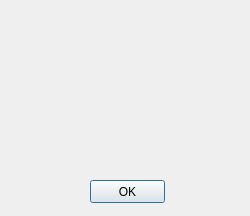
<?xml version="1.0" encoding="UTF-8"?>
<ui version="4.0">
 <class>TimeWiseFeedback</class>
 <widget class="QWidget" name="TimeWiseFeedback">
  <property name="geometry">
   <rect>
    <x>0</x>
    <y>0</y>
    <width>250</width>
    <height>216</height>
   </rect>
  </property>
  <property name="minimumSize">
   <size>
    <width>250</width>
    <height>216</height>
   </size>
  </property>
  <property name="maximumSize">
   <size>
    <width>250</width>
    <height>216</height>
   </size>
  </property>
  <property name="windowTitle">
   <string>TimeWiseFeedback</string>
  </property>
  <property name="styleSheet">
   <string notr="true">#TimeWiseFeedback{image: url(:/TimeWiseGUI/feedbackground2.png);}</string>
  </property>
  <widget class="QLabel" name="userFeedback">
   <property name="geometry">
    <rect>
     <x>40</x>
     <y>20</y>
     <width>171</width>
     <height>151</height>
    </rect>
   </property>
   <property name="text">
    <string/>
   </property>
   <property name="wordWrap">
    <bool>true</bool>
   </property>
  </widget>
  <widget class="QPushButton" name="pushButton_ok">
   <property name="geometry">
    <rect>
     <x>90</x>
     <y>180</y>
     <width>75</width>
     <height>23</height>
    </rect>
   </property>
   <property name="text">
    <string>OK</string>
   </property>
   <property name="default">
    <bool>true</bool>
   </property>
  </widget>
 </widget>
 <layoutdefault spacing="6" margin="11"/>
 <resources>
  <include location="timewisegui.qrc"/>
 </resources>
 <connections>
  <connection>
   <sender>pushButton_ok</sender>
   <signal>clicked()</signal>
   <receiver>TimeWiseFeedback</receiver>
   <slot>close()</slot>
   <hints>
    <hint type="sourcelabel">
     <x>155</x>
     <y>285</y>
    </hint>
    <hint type="destinationlabel">
     <x>75</x>
     <y>294</y>
    </hint>
   </hints>
  </connection>
 </connections>
</ui>
